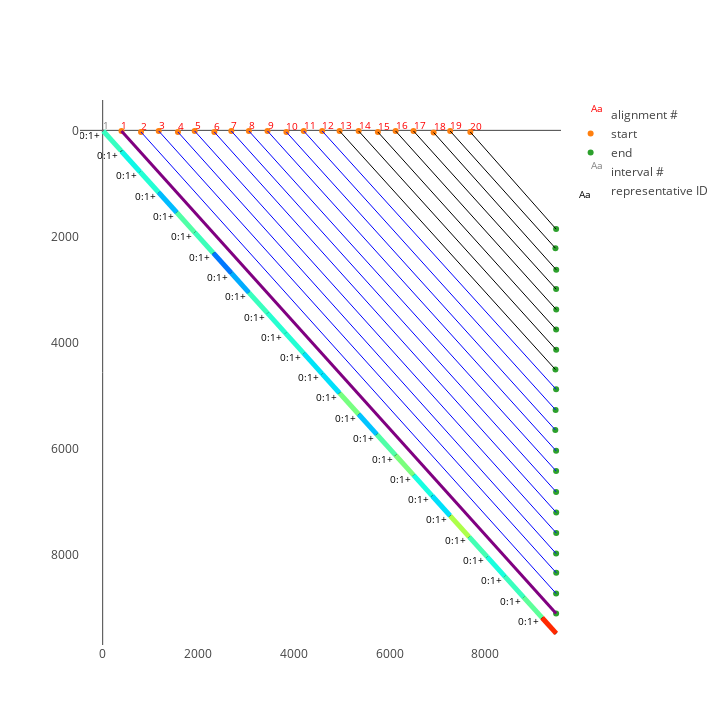

The notebook cell this image was saved under:
### Code cell
v.show(152)

### Figure 1 — Plotly figure (JSON) as saved in the notebook; plotly's stock layout.template omitted (floating-point values rounded to 4 significant figures)
{"data": [{"mode": "text", "name": "alignment #", "text": ["1", "2", "3", "4", "5", "6", "7", "8", "9", "10", "11", "12", "13", "14", "15", "16", "17", "18", "19", "20"], "textfont": {"color": "red", "size": 10}, "textposition": "top right", "type": "scatter", "uid": "503e0a9c-9ae4-4e4e-9030-b45c1b841f3e", "x": [393, 802, 1172, 1574, 1924, 2335, 2690, 3058, 3447, 3842, 4205, 4590, 4954, 5353, 5755, 6126, 6501, 6921, 7267, 7689], "y": [12, 31, 12, 31, 12, 31, 12, 12, 12, 31, 12, 12, 12, 12, 31, 12, 12, 40, 12, 32]}, {"mode": "markers", "name": "start", "type": "scatter", "uid": "e07a090d-6962-4792-a6f5-7608e6f574ad", "x": [393, 802, 1172, 1574, 1924, 2335, 2690, 3058, 3447, 3842, 4205, 4590, 4954, 5353, 5755, 6126, 6501, 6921, 7267, 7689], "y": [12, 31, 12, 31, 12, 31, 12, 12, 12, 31, 12, 12, 12, 12, 31, 12, 12, 40, 12, 32]}, {"mode": "markers", "name": "end", "type": "scatter", "uid": "da5cd082-ce68-434e-bf35-53d3958f1960", "x": [9483, 9483, 9485, 9483, 9485, 9485, 9483, 9483, 9483, 9466, 9472, 9483, 9469, 9484, 9483, 9485, 9483, 9485, 9469, 9483], "y": [9110, 8732, 8341, 7979, 7590, 7204, 6816, 6424, 6042, 5647, 5270, 4882, 4510, 4137, 3756, 3378, 2993, 2628, 2222, 1862]}, {"mode": "text", "name": "interval #", "text": ["1"], "textfont": {"color": "grey", "size": 10}, "textposition": "top right", "type": "scatter", "uid": "3ff546ec-71f0-41f4-aa30-90cce1e1a47d", "x": [12], "y": [12]}, {"mode": "text", "name": "representative ID", "text": ["0:1+ ", "0:1+ ", "0:1+ ", "0:1+ ", "0:1+ ", "0:1+ ", "0:1+ ", "0:1+ ", "0:1+ ", "0:1+ ", "0:1+ ", "0:1+ ", "0:1+ ", "0:1+ ", "0:1+ ", "0:1+ ", "0:1+ ", "0:1+ ", "0:1+ ", "0:1+ ", "0:1+ ", "0:1+ ", "0:1+ ", "0:1+ ", "0:1+ "], "textfont": {"color": "black", "size": 10}, "textposition": "bottom left", "type": "scatter", "uid": "d1f4b027-07b5-4ffd-98c9-997e42918ab5", "x": [12, 393, 780, 1172, 1549, 1924, 2316, 2690, 3058, 3447, 3823, 4205, 4590, 4954, 5353, 5734, 6126, 6501, 6889, 7267, 7664, 8042, 8409, 8805, 9189], "y": [12, 393, 780, 1172, 1549, 1924, 2316, 2690, 3058, 3447, 3823, 4205, 4590, 4954, 5353, 5734, 6126, 6501, 6889, 7267, 7664, 8042, 8409, 8805, 9189]}, {"hoverinfo": "text", "showlegend": false, "text": ["0:1+<br>[12, 387] (375 bp)<br>diff = 0.139", "0:1+<br>[393, 780] (387 bp)<br>diff = 0.123", "0:1+<br>[780, 1172] (392 bp)<br>diff = 0.131", "0:1+<br>[1172, 1549] (377 bp)<br>diff = 0.104", "0:1+<br>[1549, 1922] (373 bp)<br>diff = 0.149", "0:1+<br>[1924, 2312] (388 bp)<br>diff = 0.141", "0:1+<br>[2316, 2690] (374 bp)<br>diff = 0.082", "0:1+<br>[2690, 3058] (368 bp)<br>diff = 0.098", "0:1+<br>[3058, 3447] (389 bp)<br>diff = 0.14", "0:1+<br>[3447, 3823] (376 bp)<br>diff = 0.132", "0:1+<br>[3823, 4205] (382 bp)<br>diff = 0.131", "0:1+<br>[4205, 4590] (385 bp)<br>diff = 0.117", "0:1+<br>[4590, 4951] (361 bp)<br>diff = 0.115", "0:1+<br>[4954, 5353] (399 bp)<br>diff = 0.165", "0:1+<br>[5353, 5732] (379 bp)<br>diff = 0.106", "0:1+<br>[5734, 6123] (389 bp)<br>diff = 0.149", "0:1+<br>[6126, 6501] (375 bp)<br>diff = 0.166", "0:1+<br>[6501, 6886] (385 bp)<br>diff = 0.125", "0:1+<br>[6889, 7266] (377 bp)<br>diff = 0.115", "0:1+<br>[7267, 7664] (397 bp)<br>diff = 0.187", "0:1+<br>[7664, 8042] (378 bp)<br>diff = 0.144", "0:1+<br>[8042, 8409] (367 bp)<br>diff = 0.127", "0:1+<br>[8409, 8805] (396 bp)<br>diff = 0.14", "0:1+<br>[8805, 9188] (383 bp)<br>diff = 0.154", "0:1+<br>[9189, 9484] (295 bp)<br>diff = 0.289"], "type": "scatter", "uid": "b96dda8b-1e42-473d-89f6-e28cb54abeae", "x": [12, 393, 780, 1172, 1549, 1924, 2316, 2690, 3058, 3447, 3823, 4205, 4590, 4954, 5353, 5734, 6126, 6501, 6889, 7267, 7664, 8042, 8409, 8805, 9189], "y": [12, 393, 780, 1172, 1549, 1924, 2316, 2690, 3058, 3447, 3823, 4205, 4590, 4954, 5353, 5734, 6126, 6501, 6889, 7267, 7664, 8042, 8409, 8805, 9189]}], "layout": {"height": 725, "hovermode": "closest", "shapes": [{"line": {"color": "grey", "width": 3}, "type": "line", "x0": 0, "x1": 9485, "xref": "x", "y0": 0, "y1": 9485, "yref": "y"}, {"line": {"color": "black", "width": 3}, "type": "line", "x0": 12, "x1": 9485, "xref": "x", "y0": 12, "y1": 9485, "yref": "y"}, {"line": {"color": "purple", "width": 3}, "type": "line", "x0": 393, "x1": 9483, "xref": "x", "y0": 12, "y1": 9110, "yref": "y"}, {"line": {"color": "blue", "width": 1}, "type": "line", "x0": 802, "x1": 9483, "xref": "x", "y0": 31, "y1": 8732, "yref": "y"}, {"line": {"color": "blue", "width": 1}, "type": "line", "x0": 1172, "x1": 9485, "xref": "x", "y0": 12, "y1": 8341, "yref": "y"}, {"line": {"color": "blue", "width": 1}, "type": "line", "x0": 1574, "x1": 9483, "xref": "x", "y0": 31, "y1": 7979, "yref": "y"}, {"line": {"color": "blue", "width": 1}, "type": "line", "x0": 1924, "x1": 9485, "xref": "x", "y0": 12, "y1": 7590, "yref": "y"}, {"line": {"color": "blue", "width": 1}, "type": "line", "x0": 2335, "x1": 9485, "xref": "x", "y0": 31, "y1": 7204, "yref": "y"}, {"line": {"color": "blue", "width": 1}, "type": "line", "x0": 2690, "x1": 9483, "xref": "x", "y0": 12, "y1": 6816, "yref": "y"}, {"line": {"color": "blue", "width": 1}, "type": "line", "x0": 3058, "x1": 9483, "xref": "x", "y0": 12, "y1": 6424, "yref": "y"}, {"line": {"color": "blue", "width": 1}, "type": "line", "x0": 3447, "x1": 9483, "xref": "x", "y0": 12, "y1": 6042, "yref": "y"}, {"line": {"color": "blue", "width": 1}, "type": "line", "x0": 3842, "x1": 9466, "xref": "x", "y0": 31, "y1": 5647, "yref": "y"}, {"line": {"color": "blue", "width": 1}, "type": "line", "x0": 4205, "x1": 9472, "xref": "x", "y0": 12, "y1": 5270, "yref": "y"}, {"line": {"color": "blue", "width": 1}, "type": "line", "x0": 4590, "x1": 9483, "xref": "x", "y0": 12, "y1": 4882, "yref": "y"}, {"line": {"color": "black", "width": 1}, "type": "line", "x0": 4954, "x1": 9469, "xref": "x", "y0": 12, "y1": 4510, "yref": "y"}, {"line": {"color": "black", "width": 1}, "type": "line", "x0": 5353, "x1": 9484, "xref": "x", "y0": 12, "y1": 4137, "yref": "y"}, {"line": {"color": "black", "width": 1}, "type": "line", "x0": 5755, "x1": 9483, "xref": "x", "y0": 31, "y1": 3756, "yref": "y"}, {"line": {"color": "black", "width": 1}, "type": "line", "x0": 6126, "x1": 9485, "xref": "x", "y0": 12, "y1": 3378, "yref": "y"}, {"line": {"color": "black", "width": 1}, "type": "line", "x0": 6501, "x1": 9483, "xref": "x", "y0": 12, "y1": 2993, "yref": "y"}, {"line": {"color": "black", "width": 1}, "type": "line", "x0": 6921, "x1": 9485, "xref": "x", "y0": 40, "y1": 2628, "yref": "y"}, {"line": {"color": "black", "width": 1}, "type": "line", "x0": 7267, "x1": 9469, "xref": "x", "y0": 12, "y1": 2222, "yref": "y"}, {"line": {"color": "black", "width": 1}, "type": "line", "x0": 7689, "x1": 9483, "xref": "x", "y0": 32, "y1": 1862, "yref": "y"}, {"line": {"color": "#36ffc1", "width": 5}, "type": "line", "x0": 12, "x1": 387, "xref": "x", "y0": 12, "y1": 387, "yref": "y"}, {"line": {"color": "#0ff8e7", "width": 5}, "type": "line", "x0": 393, "x1": 780, "xref": "x", "y0": 393, "y1": 780, "yref": "y"}, {"line": {"color": "#23ffd4", "width": 5}, "type": "line", "x0": 780, "x1": 1172, "xref": "x", "y0": 780, "y1": 1172, "yref": "y"}, {"line": {"color": "#00bcff", "width": 5}, "type": "line", "x0": 1172, "x1": 1549, "xref": "x", "y0": 1172, "y1": 1549, "yref": "y"}, {"line": {"color": "#50ffa7", "width": 5}, "type": "line", "x0": 1549, "x1": 1922, "xref": "x", "y0": 1549, "y1": 1922, "yref": "y"}, {"line": {"color": "#3cffba", "width": 5}, "type": "line", "x0": 1924, "x1": 2312, "xref": "x", "y0": 1924, "y1": 2312, "yref": "y"}, {"line": {"color": "#0078ff", "width": 5}, "type": "line", "x0": 2316, "x1": 2690, "xref": "x", "y0": 2316, "y1": 2690, "yref": "y"}, {"line": {"color": "#00acff", "width": 5}, "type": "line", "x0": 2690, "x1": 3058, "xref": "x", "y0": 2690, "y1": 3058, "yref": "y"}, {"line": {"color": "#39ffbe", "width": 5}, "type": "line", "x0": 3058, "x1": 3447, "xref": "x", "y0": 3058, "y1": 3447, "yref": "y"}, {"line": {"color": "#26ffd1", "width": 5}, "type": "line", "x0": 3447, "x1": 3823, "xref": "x", "y0": 3447, "y1": 3823, "yref": "y"}, {"line": {"color": "#23ffd4", "width": 5}, "type": "line", "x0": 3823, "x1": 4205, "xref": "x", "y0": 3823, "y1": 4205, "yref": "y"}, {"line": {"color": "#00e4f8", "width": 5}, "type": "line", "x0": 4205, "x1": 4590, "xref": "x", "y0": 4205, "y1": 4590, "yref": "y"}, {"line": {"color": "#00e0fb", "width": 5}, "type": "line", "x0": 4590, "x1": 4951, "xref": "x", "y0": 4590, "y1": 4951, "yref": "y"}, {"line": {"color": "#77ff80", "width": 5}, "type": "line", "x0": 4954, "x1": 5353, "xref": "x", "y0": 4954, "y1": 5353, "yref": "y"}, {"line": {"color": "#00c4ff", "width": 5}, "type": "line", "x0": 5353, "x1": 5732, "xref": "x", "y0": 5353, "y1": 5732, "yref": "y"}, {"line": {"color": "#50ffa7", "width": 5}, "type": "line", "x0": 5734, "x1": 6123, "xref": "x", "y0": 5734, "y1": 6123, "yref": "y"}, {"line": {"color": "#7aff7d", "width": 5}, "type": "line", "x0": 6126, "x1": 6501, "xref": "x", "y0": 6126, "y1": 6501, "yref": "y"}, {"line": {"color": "#16ffe1", "width": 5}, "type": "line", "x0": 6501, "x1": 6886, "xref": "x", "y0": 6501, "y1": 6886, "yref": "y"}, {"line": {"color": "#00e0fb", "width": 5}, "type": "line", "x0": 6889, "x1": 7266, "xref": "x", "y0": 6889, "y1": 7266, "yref": "y"}, {"line": {"color": "#adff49", "width": 5}, "type": "line", "x0": 7267, "x1": 7664, "xref": "x", "y0": 7267, "y1": 7664, "yref": "y"}, {"line": {"color": "#43ffb4", "width": 5}, "type": "line", "x0": 7664, "x1": 8042, "xref": "x", "y0": 7664, "y1": 8042, "yref": "y"}, {"line": {"color": "#19ffde", "width": 5}, "type": "line", "x0": 8042, "x1": 8409, "xref": "x", "y0": 8042, "y1": 8409, "yref": "y"}, {"line": {"color": "#39ffbe", "width": 5}, "type": "line", "x0": 8409, "x1": 8805, "xref": "x", "y0": 8409, "y1": 8805, "yref": "y"}, {"line": {"color": "#5dff9a", "width": 5}, "type": "line", "x0": 8805, "x1": 9188, "xref": "x", "y0": 8805, "y1": 9188, "yref": "y"}, {"line": {"color": "#ff2900", "width": 5}, "type": "line", "x0": 9189, "x1": 9484, "xref": "x", "y0": 9189, "y1": 9484, "yref": "y"}], "width": 725, "xaxis": {"range": [-474.2, 9585], "showgrid": false, "type": "linear"}, "yaxis": {"autorange": true, "range": [9703.0, -572.5], "showgrid": false, "type": "linear"}}}
